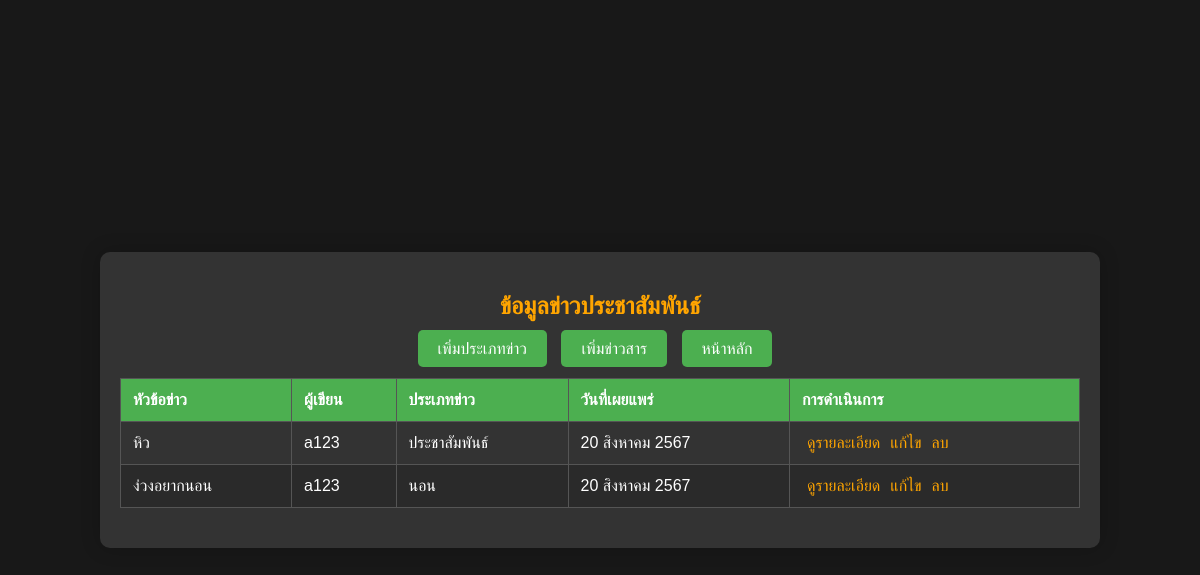
Page /display_information.php (signed in) on the committed database.
### tables this page shows
CREATE TABLE `information` (
  `i_id` int(3) NOT NULL,
  `i_head` varchar(30) NOT NULL,
  `i_deltail` varchar(300) NOT NULL,
  `i_pic` blob NOT NULL,
  `i_cover` blob NOT NULL,
  `i_date` date NOT NULL,
  `a_id` varchar(20) NOT NULL,
  `itype_id` int(3) NOT NULL
);

CREATE TABLE `info_type` (
  `itype_id` int(3) NOT NULL,
  `itype_name` varchar(30) NOT NULL
);

### display_information.php (the view, shortened to what this page needs)
<?php
include 'db_connect.php';
function thai_date($date) {
    $thai_months = [
        "01" => "มกราคม",
        "02" => "กุมภาพันธ์",
        "03" => "มีนาคม",
        "04" => "เมษายน",
        "05" => "พฤษภาคม",
        "06" => "มิถุนายน",
        "07" => "กรกฎาคม",
        "08" => "สิงหาคม",
        "09" => "กันยายน",
        "10" => "ตุลาคม",
        "11" => "พฤศจิกายน",
        "12" => "ธันวาคม"
    ];
    $year = substr($date, 0, 4) + 543;
    $month = $thai_months[substr($date, 5, 2)];
    $day = substr($date, 8, 2);
    return "$day $month $year";
}
$sql = "SELECT i.i_id, i.i_head, i.a_id, it.itype_name, i.i_date
        FROM information i
        INNER JOIN info_type it ON i.itype_id = it.itype_id";
$result = $conn->query($sql);
?>
<!DOCTYPE html>
<html lang="th">
<head>
</head>
<body>
    <div class="container">
        <h2>ข้อมูลข่าวประชาสัมพันธ์</h2>
        <div class="add-buttons">
            <a href="add_info_type.php">เพิ่มประเภทข่าว</a>
            <a href="add_information.php">เพิ่มข่าวสาร</a>
            <a href="mainadmin.php">หน้าหลัก</a>
        </div>
        <table>
            <thead>
                <tr>
                    <th>หัวข้อข่าว</th>
                    <th>ผู้เขียน</th>
                    <th>ประเภทข่าว</th>
                    <th>วันที่เผยแพร่</th>
                    <th>การดำเนินการ</th>
                </tr>
            </thead>
            <tbody>
                <?php
                if ($result->num_rows > 0) {
                    while ($row = $result->fetch_assoc()) {
                        $thai_date = thai_date($row['i_date']);
                        echo "<tr>";
                        echo "<td>" . htmlspecialchars($row['i_head']) . "</td>";
                        echo "<td>" . htmlspecialchars($row['a_id']) . "</td>";
                        echo "<td>" . htmlspecialchars($row['itype_name']) . "</td>";
                        echo "<td>" . htmlspecialchars($thai_date) . "</td>";
                        echo "<td class='action-buttons'>";
                        echo '<a href="view_information.php?id=' . $row['i_id'] . '">ดูรายละเอียด</a>';
                        echo '<a href="edit_information.php?id=' . $row['i_id'] . '">แก้ไข</a>';
                        echo '<a href="delete_information.php?id=' . $row['i_id'] . '">ลบ</a>';
                        echo "</td>";
                        echo "</tr>";
                    }
                } else {
                    echo "<tr><td colspan='5'>ไม่พบข้อมูลข่าว</td></tr>";
                }
                ?>
            </tbody>
        </table>
    </div>
</body>
</html>

### display_information.php (style rules this page uses)
body { font-family: Arial, sans-serif; background-color: #181818; text-align: center; color: #fff; margin: 0; padding: 0; display: flex; justify-content: center; align-items: center; min-height: 100vh; }
.container { width: 80%; margin: 50px auto; background-color: #333; padding: 20px; border-radius: 10px; box-shadow: 0 0 20px rgba(0, 0, 0, 0.2); overflow-x: auto; }
h2 { color: #ffa500; margin-bottom: 20px; }
table { width: 100%; border-collapse: collapse; margin-bottom: 20px; }
table th, table td { border: 1px solid #555; padding: 12px; text-align: left; color: #fff; }
table th { background-color: #4CAF50; color: white; }
table tr:nth-child(even) { background-color: #2a2a2a; }
.add-buttons { margin-bottom: 20px; }
.add-buttons a { background-color: #4CAF50; color: white; padding: 10px 20px; text-decoration: none; border-radius: 5px; margin-right: 10px; transition: background-color 0.3s ease; }
.action-buttons a { color: #ffa500; text-decoration: none; margin: 0 5px; transition: color 0.3s ease; }

### rows in the picture
information: i_head "หิว", a "a123", itype.itype_name "ประชาสัมพันธ์", i_date "20 สิงหาคม 2567"
information: i_head "ง่วงอยากนอน", a "a123", itype.itype_name "นอน", i_date "20 สิงหาคม 2567"
